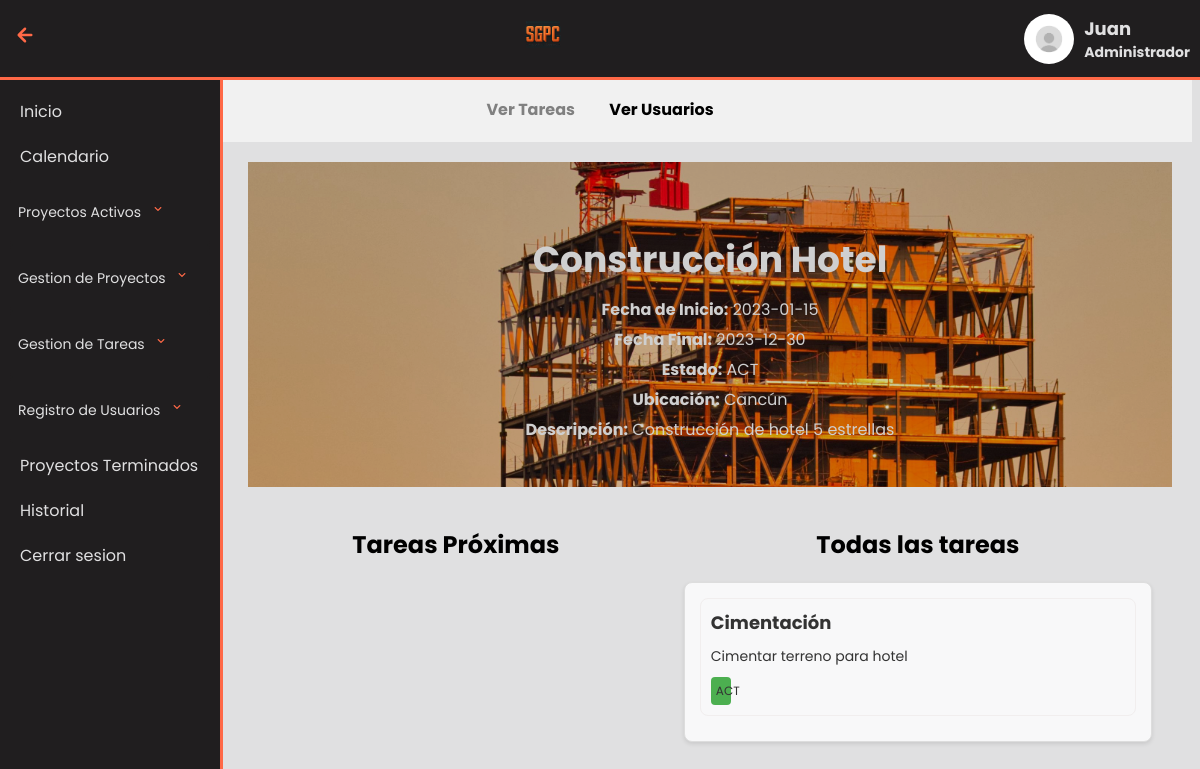
The page /MenuAdmin/Proyectos.php?idProyecto=1 (signed in) on the database its author committed.
### tables this page shows
CREATE TABLE Proyecto (
    idProyecto INT AUTO_INCREMENT PRIMARY KEY,
    nombre VARCHAR(100) NOT NULL,
    descripcion VARCHAR(200) NOT NULL,
    ubicacion VARCHAR(100) NOT NULL,
    fechaInicio DATE NOT NULL,
    fechaFinal DATE NOT NULL,
    estado CHAR(3) NOT NULL,
    FOREIGN KEY (estado) REFERENCES Estado(codigo)
);

CREATE TABLE ProyectoTarea (
    idProyecto INT NOT NULL,
    idTarea int NOT NULL,
    fechaInicio DATE NOT NULL,
    fechaFinal DATE NOT NULL,
    PRIMARY KEY (idProyecto, idTarea),
    FOREIGN KEY (idProyecto) REFERENCES Proyecto(idProyecto),
    FOREIGN KEY (idTarea) REFERENCES Tarea(idTarea)
);

CREATE TABLE Tarea (
    idTarea int auto_increment PRIMARY KEY,
    titulo VARCHAR(40) NOT NULL,
    descripcion VARCHAR(100) NOT NULL,
    estado CHAR(3) NOT NULL,
    idProyecto INT NOT NULL,
    FOREIGN KEY (estado) REFERENCES Estado(codigo),
    FOREIGN KEY (idProyecto) REFERENCES Proyecto(idProyecto)
);

### MenuAdmin/consultas.php (called while the page is built, shortened)
<?php
include '../conexion.php';
class consultas
{
    public function getTareas($proyecto)
    {
        $conexion = new conexion();
        $tareas = array();
        if ($conexion->connect()) {
            $con = $conexion->getConexion();
            $query = "SELECT
                  T.titulo AS NombreTarea,
                  T.descripcion AS DescripcionTarea,
                  T.estado,
                  T.idTarea AS idTarea,
                  PT.fechaInicio,
                  PT.fechaFinal
                FROM
                  Proyecto AS P
                  INNER JOIN ProyectoTarea AS PT ON P.idProyecto = PT.idProyecto
                  INNER JOIN Tarea AS T ON PT.idTarea = T.idTarea
                WHERE
                  P.idProyecto = ?
                ORDER BY PT.fechaFinal DESC";
            $stmt = $con->prepare($query);
            $stmt->bind_param("i", $proyecto);
            $stmt->execute();
            $result = $stmt->get_result();
            if ($result) {
                while ($row = mysqli_fetch_assoc($result)) {
                    $tareas[] = $row;
                }
            } else {
                echo "No se encontraron Tareas.";
            }
        }
        return $tareas;
    }
    public function getInfoProyecto($idProyecto)
    {
        $conexion = new conexion();
        $infoProyecto = null;
        if ($conexion->connect()) {
            $con = $conexion->getConexion();
            $query = "SELECT * FROM Proyecto WHERE idProyecto = ?";
            $stmt = $con->prepare($query);
            $stmt->bind_param("i", $idProyecto);
            $stmt->execute();
            $result = $stmt->get_result();
            if ($result->num_rows > 0) {
                $infoProyecto = $result->fetch_assoc();
            } else {
            }
        } else {
        }
        return $infoProyecto;
    }
    public function obtenerPrimerasTareas($proyecto, $cantidad)
    {
        $tareas = array();
        return $tareas;
    }
}

### conexion.php (called while the page is built, shortened)
<?php
class conexion
{
    private $HOST = "localhost";
    private $USER = "root";
    private $PASS = "";
    private $DB = "sgpc";
    public function connect()
    {
        $this->CON = mysqli_connect($this->HOST, $this->USER, $this->PASS, $this->DB);
        if (mysqli_connect_errno()) {
            echo "Error de conexión: " . mysqli_connect_error();
            return false;
        } else {
            return true;
        }
    }
}

### MenuAdmin/Proyectos.php (the view, shortened to what this page needs)
<?php
function getTaskStateClass($estado)
{
    switch ($estado) {
        case 'ACT':
            return 'active-state';
    }
}
include 'consultas.php';
$consultas = new Consultas();
$proyectos = $consultas->getProyectos();
if ($proyectos) {
    $proyecto = isset($_GET['idProyecto']) ? $_GET['idProyecto'] : null;
    $idProyecto = isset($_SESSION['idProyecto']) ? $_SESSION['idProyecto'] : ($proyecto ? $proyecto : ($proyectos ? $proyectos[0]['idProyecto'] : null));
    if ($proyecto !== null) {
        $tareas = $consultas->getTareas($proyecto);
        $infoProyecto = $consultas->getInfoProyecto($idProyecto);
    } else {
        echo "No se encontró el proyecto.";
    }
} else {
    echo "No se encontraron proyectos.";
}
?>
<!DOCTYPE html>
<html lang="en">
<head>
    <link rel="stylesheet" href="../css/proyectos.css">
</head>
<body>
    <?php
    include "plantillas/header.php";
    include "plantillas/miniBar.php"
    ?> <section>
        <?php
        include "plantillas/menu.php";
        ?>
        <main>
            <div class="project-banner">
                <div class="project-banner-overlay"></div>
                <h1><?php echo $infoProyecto['nombre']; ?></h1>
                <p><strong>Fecha de Inicio:</strong> <?php echo $infoProyecto['fechaInicio']; ?></p>
                <p><strong>Fecha Final:</strong> <?php echo $infoProyecto['fechaFinal']; ?></p>
                <p><strong>Estado:</strong> <?php echo $infoProyecto['estado']; ?></p>
                <p><strong>Ubicación:</strong> <?php echo $infoProyecto['ubicacion']; ?></p>
                <p><strong>Descripción:</strong> <?php echo $infoProyecto['descripcion']; ?></p>
            </div>
            <div class="project-list">
                <div class="left-section">
                    <h2>Tareas Próximas</h2>
            </div>
            <div class="right-section">
                <h2>Todas las tareas</h2>
                <ul class="task-list">
                    <?php
                    if (isset($tareas)) {
                        foreach ($tareas as $tarea) {
                            echo "<li class='task-item'>";
                            echo "<a href='detalleTarea.php?idTarea=" . $tarea["idTarea"] . "' class='upcoming-task " . strtolower($tarea["estado"]) . "-state-left'>";
                            echo "<div class='task-header'>";
                            echo "<div class='task-name'>" . $tarea["NombreTarea"] . "</div>";
                            echo "<div class='task-description'>" . $tarea['DescripcionTarea'] . "</div>";
                            echo "<div class='task-state " . getTaskStateClass($tarea["estado"]) . "'>" .
                                $tarea["estado"] . "</div>";
                            echo "</div>";
                            echo "</a>";
                            echo "</li>";
                        }
                    }
                    ?>
                </ul>
            </div>
            </div>
        </main>
    </section>
</body>
</html>

### css/proyectos.css (style rules this page uses)
* { font-family: "Poppins"; }
body { background-color: #e0e0e1; margin-top: 77px; }
main { margin-left: 220px; padding: 20px; }
.project-banner { position: relative; text-align: center; color: #fff; padding: 40px; background: url("../img/building_construction_frame_223639_3840x2160.jpg") no-repeat center center fixed; background-size: cover; }
.project-banner-overlay { position: absolute; top: 0; left: 0; width: 100%; height: 100%; background-color: rgba(0, 0, 0, 0.19); }
.project-banner h1, .project-banner p { z-index: 1; }
.project-banner h1 { font-size: 36px; margin-bottom: 10px; }
.project-banner p { font-size: 16px; margin: 5px 0; }
.project-list { margin-top: 20px; display: flex; }
.left-section { display: flex; flex-direction: column; width: 45%; }
.upcoming-task { text-decoration: none; color: #333; margin-bottom: 10px; border: 1px solid #f1eeee; border-radius: 8px; padding: 10px; display: flex; justify-content: space-between; align-items: center; background-color: #f8f8f9; }
.task-state { font-size: 12px; padding: 5px; border-radius: 4px; display: inline-block; }
.right-section .task-state { font-size: 12px; padding: 5px; border-radius: 4px; display: inline-block; max-width: 5%; }
.right-section .active-state, .right-section .pending-state, .right-section .finished-state, .right-section .canceled-state, .right-section .delayed-state { width: auto; padding: 5px; border-radius: 4px; }
.right-section { flex: 2; padding: 20px; overflow-y: auto; }
.right-section h2 { text-align: center; margin-top: 0px; margin-bottom: px; }
.left-section h2 { text-align: center; }
.task-description { font-size: 14px; margin-bottom: 10px; }
.active-state { background-color: #4caf50; margin-right: 50px; }
.task-list { list-style: none; padding: 0; }
.task-item { background-color: #f8f8f9; border: 1px solid #ddd; border-radius: 8px; margin-bottom: 10px; padding: 15px; box-shadow: 0 2px 4px rgba(0, 0, 0, 0.1); transition: box-shadow 0.3s ease-in-out; }
.task-header { display: flex; flex-direction: column; }
.task-name { font-size: 18px; font-weight: bold; margin-bottom: 10px; }

### rows shown on the page
proyecto: nombre "Construcción Hotel", fechaInicio "2023-01-15", fechaFinal "2023-12-30", estado "ACT", ubicacion "Cancún", descripcion "Construcción de hotel 5 estrellas"
proyectotarea: idTarea.titulo "Cimentación", idTarea.descripcion "Cimentar terreno para hotel", idTarea.estado "ACT"

### other values the page prints
$_SESSION['admin_name'] "Juan"
